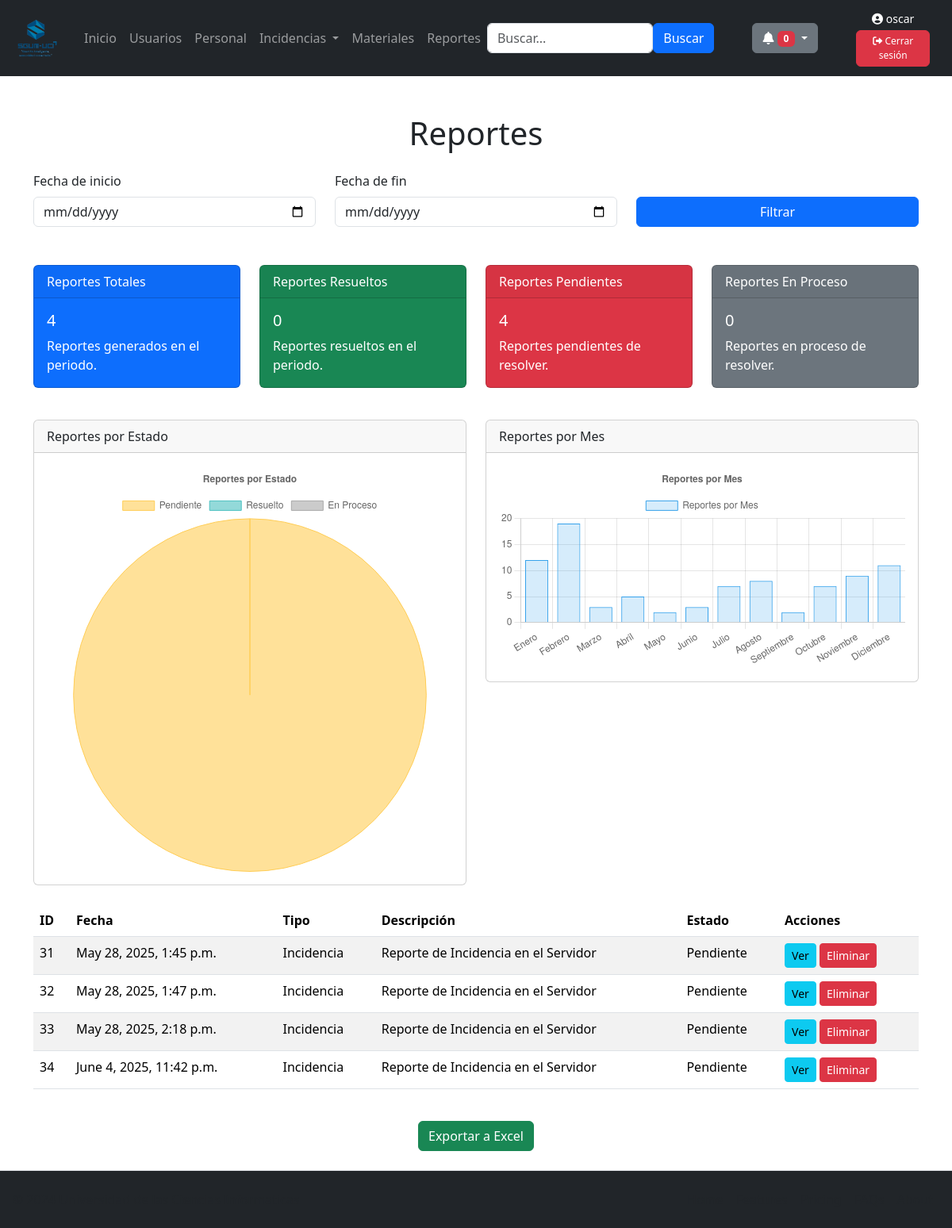
The page /reportes/ (signed in) on the database its author committed.
### usuarios/models.py (models this page shows)
class Reporte(models.Model):
    fecha = models.DateTimeField()
    descripcion = models.TextField()
    estado = models.CharField(max_length=50,blank=True)
    reporte_incidencia = models.ForeignKey(Incidencia,on_delete=models.CASCADE,null=True, blank=True)
    reporte_material = models.ForeignKey(Material,on_delete=models.CASCADE,null=True, blank=True)
    @property
    def tipo(self):
        if self.reporte_incidencia is not None:
            return "Incidencia"
        elif self.reporte_material is not None:
            return "Material"
        else:
            return "Sin tipo"

class Incidencia(models.Model):
    PRIORIDAD_CHOICES = [
        ('3', 'Alta'),
        ('2', 'Media'),
        ('1', 'Baja'),
    ]
    TIPO_CHOICES = [
        ('plomeria', 'Plomeria'),
        ('electricidad', 'Electricidad'),
        ('infraestructura', 'Infraestructura'),
        ('mantenimiento_equipos', 'Mantenimiento de Equipos'),
        ('saneamiento', 'Saneamiento'),
        ('seguridad', 'Seguridad'),
        ('jardineria', 'Jardineria'),
        ('agua_potable', 'Sistema de Agua Potable'),
        ('gas', 'Sistema de Gas'),
        ('incendios', 'Sistema de Incendios')
    ]
    ESTADO_CHOICES = [
        ('pendiente', 'Pendiente'),
        ('en_proceso', 'En Proceso'),
        ('resuelto', 'Resuelto'),
    ]
    tipo = models.CharField(max_length=50, choices=TIPO_CHOICES, default='plomeria')
    prioridad = models.CharField(max_length=10, choices=PRIORIDAD_CHOICES, default='media')
    estado = models.CharField(max_length=20, choices=ESTADO_CHOICES, default='pendiente')
    fecha = models.DateTimeField()
    ubicacion = models.CharField(max_length=100)
    descripcion = models.TextField()
    imagen = models.ImageField(upload_to='incidencias/', null=True, blank=True)
    usuario_reporte = models.ForeignKey(User, on_delete=models.CASCADE)
    tecnico_asignado = models.ForeignKey(
        'Personal',
        on_delete=models.SET_NULL,
        null=True,
        blank=True,
        related_name='incidencias_asignadas'
    )

### usuarios/views.py (the view)
# urls.py: path('reportes/',views.reportes,name="reportes"),
@grupo_requerido('almacenero','administrador')
def reportes(request):
    tableReporte = Reporte.objects.all()
    totalReportes = tableReporte.count()
    reporte_resuelto = tableReporte.filter(estado='resuelto').count()
    reporte_pendiente = tableReporte.filter(estado='pendiente').count()
    reporte_enProceso = tableReporte.filter(estado = 'en_proceso').count()
    context = {
        'tableReporte' : tableReporte,
        'totalReportes' : totalReportes,
        'reporte_resuelto' : reporte_resuelto,
        'reporte_pendiente' : reporte_pendiente,
        'reporte_enProceso' : reporte_enProceso
    }
    return render(request,'all_reportes.html',context)

### usuarios/templatetags/auth_extras.py (called while the page is built)
@register.filter(name='has_groups')
def has_groups(user, group_names):
    return user.groups.filter(name__in=group_names.split(',')).exists()

### usuarios/views.py (called while the page is built)
def grupo_requerido(*nombres_grupos):
    def decorator(view_func):
        @wraps(view_func)
        def wrapper(request, *args, **kwargs):
            if request.user.groups.filter(name__in=nombres_grupos).exists():
                return view_func(request, *args, **kwargs)
            return HttpResponseForbidden("No tienes permiso para acceder")
        return wrapper
    return decorator

### usuarios/templates/all_reportes.html (shortened to what this page needs)
{% extends "master.html" %}
{% load static %}
{% block content %}
<div class="container mt-5">
    <h1 class="text-center mb-4">Reportes</h1>
    <form id="registroForm" method="post"  class="needs-validation" novalidate>
    <div class="row mb-5 align-items-start">
        <div class="col-md-4">
            <label for="fechaInicio" class="form-label">Fecha de inicio</label>
            <input type="date" class="form-control" id="fechaInicio" required>
        </div>
        <div class="col-md-4">
            <label for="fechaFin" class="form-label">Fecha de fin</label>
            <input type="date" class="form-control" id="fechaFin" required>
        </div>
        <div class="col-md-4 mt-auto">
            <button type="submit" class="btn btn-primary w-100">Filtrar</button>
        </div>
    </div>
    </form>
    <div class="row mb-4">
        <div class="col-md-3">
            <div class="card text-white bg-primary mb-3">
                <div class="card-header">Reportes Totales</div>
                <div class="card-body">
                    <h5 class="card-title">{{totalReportes}}</h5>
                    <p class="card-text">Reportes generados en el periodo.</p>
                </div>
            </div>
        </div>
        <div class="col-md-3">
            <div class="card text-white bg-success mb-3">
                <div class="card-header">Reportes Resueltos</div>
                <div class="card-body">
                    <h5 class="card-title">{{reporte_resuelto}}</h5>
                    <p class="card-text">Reportes resueltos en el periodo.</p>
                </div>
            </div>
        </div>
        <div class="col-md-3">
            <div class="card text-white bg-danger mb-3">
                <div class="card-header">Reportes Pendientes</div>
                <div class="card-body">
                    <h5 class="card-title">{{reporte_pendiente}}</h5>
                    <p class="card-text">Reportes pendientes de resolver.</p>
                </div>
            </div>
        </div>
        <div class="col-md-3">
            <div class="card text-white bg-secondary mb-3">
                <div class="card-header">Reportes En Proceso</div>
                <div class="card-body">
                    <h5 class="card-title">{{reporte_enProceso}}</h5>
                    <p class="card-text">Reportes en proceso de resolver.</p>
                </div>
            </div>
        </div>
    </div>
    <div class="row mb-4">
        <div class="col-md-6">
            <div class="card">
                <div class="card-header">Reportes por Estado</div>
                <div class="card-body">
                    <canvas id="estadoChart" width="400" height="200"></canvas>
                </div>
            </div>
        </div>
        <div class="col-md-6">
            <div class="card">
                <div class="card-header">Reportes por Mes</div>
                <div class="card-body">
                    <canvas id="mesChart" width="400" height="200"></canvas>
                </div>
            </div>
        </div>
    </div>
    <div class="table-responsive">
        <table class="table table-striped">
            <thead>
                <tr>
                    <th>ID</th>
                    <th>Fecha</th>
                    <th>Tipo</th>
                    <th>Descripción</th>
                    <th>Estado</th>
                    <th>Acciones</th>
                </tr>
            </thead>
            <tbody>
                {% for x in tableReporte %}
                <tr>
                    <td>{{x.id}}</td>
                    <td>{{x.fecha}}</td>
                    <td>{{x.tipo}}</td>
                    <td>{{x.descripcion}}</td>
                    <td>{{x.reporte_incidencia.get_estado_display}}</td>
                    <td>
                        <button class="btn btn-sm btn-info">Ver</button>
                        <button class="btn btn-sm btn-danger">Eliminar</button>
                    </td>
                </tr>
                {%endfor%}
            </tbody>
        </table>
    </div>
    <div class="text-center mt-4">
        <button class="btn btn-success">Exportar a Excel</button>
    </div>
</div>
<script>
    // Gráfico de Reportes por Estado
    var ctxEstado = document.getElementById('estadoChart').getContext('2d');
    var estadoChart = new Chart(ctxEstado, {
        type: 'pie', // Tipo de gráfico (puede ser 'pie', 'doughnut', etc.)
        data: {
            labels: ['Pendiente', 'Resuelto', 'En Proceso'], // Etiquetas para cada estado
            datasets: [{
                label: 'Reportes por Estado',
                data: [{{reporte_pendiente}}, {{reporte_resuelto}}, {{reporte_enProceso}}], // Datos dinámicos (ejemplo: 30 pendientes, 120 resueltos, 50 en proceso)
                backgroundColor: [
                    'rgba(255, 205, 86, 0.6)', // Amarillo para Pendiente
                    'rgba(75, 192, 192, 0.6)', // Verde para Resuelto
                    'rgba(169, 169, 169, 0.6)' // Gris para En Proceso
                ],
                borderColor: [
                    'rgba(255, 205, 86, 1)', // Borde amarillo
                    'rgba(75, 192, 192, 1)', // Borde verde
                    'rgba(169, 169, 169, 1)' // Borde gris
                ],
                borderWidth: 1 // Ancho del borde
            }]
        },
        options: {
            responsive: true, // Hace que el gráfico sea responsive
            plugins: {
                legend: {
                    position: 'top', // Posición de la leyenda
                },
                title: {
                    display: true,
                    text: 'Reportes por Estado' // Título del gráfico
                }
            }
        }
    });
    // Gráfico de Reportes por Mes
    var ctxMes = document.getElementById('mesChart').getContext('2d');
    var mesChart = new Chart(ctxMes, {
        type: 'bar',
        data: {
            labels: ['Enero', 'Febrero', 'Marzo', 'Abril', 'Mayo', 'Junio', 'Julio','Agosto','Septiembre','Octubre','Noviembre','Diciembre'],
            datasets: [{
                label: 'Reportes por Mes',
                data: [12, 19, 3, 5, 2, 3, 7,8,2,7,9,11],
                backgroundColor: 'rgba(54, 162, 235, 0.2)',
                borderColor: 'rgba(54, 162, 235, 1)',
                borderWidth: 1
            }]
        },
        options: {
            responsive: true,
            plugins: {
                legend: {
                    position: 'top',
                },
                title: {
                    display: true,
                    text: 'Reportes por Mes'
                }
            }
        }
    });
</script>
{% endblock %}

### usuarios/templates/navbar.html (shortened to what this page needs)
{% load static %}
{% load auth_extras %}
<link href="https://cdnjs.cloudflare.com/ajax/libs/font-awesome/6.0.0-beta3/css/all.min.css" rel="stylesheet">
<nav class="navbar navbar-expand-sm navbar-dark bg-dark">
    <div class="container-fluid">
        <a class="navbar-brand" href="#">
            <img src="{% static '../static/logoSGUM.png' %}" alt="Avatar Logo" style="width:70px;">
        </a>
        <div class="collapse navbar-collapse" id="mynavbar">
            <ul class="navbar-nav me-auto">
                <li class="nav-item">
                    <a class="nav-link" href="/main">Inicio</a>
                </li>
                {% if request.user|has_groups:"administrador" %}
                <li class="nav-item">
                    <a class="nav-link" href="/usuarios">Usuarios</a>
                </li>
                {%endif%}
                {% if request.user|has_groups:"administrador" %}
                <li class="nav-item">
                    <a class="nav-link" href="/personal">Personal</a>
                </li>
                {%endif%}
                <li class="nav-item dropdown">
                    <button type="button" class="btn nav-link dropdown-toggle" data-bs-toggle="dropdown">
                        Incidencias
                    </button>
                </li>
                {% if request.user|has_groups:"almacenero,administrador" %}
                <li class="nav-item">
                    <a class="nav-link" href="/materiales">Materiales</a>
                </li>
                {%endif%}
                {% if request.user|has_groups:"almacenero,administrador" %}
                <li class="nav-item">
                    <a class="nav-link" href="/reportes">Reportes</a>
                </li>
                {%endif%}
            </ul>
            <form class="d-flex" method="get">
                <input type="text" name="q" class="form-control" placeholder="Buscar..." value="{{ request.GET.q }}">
                <button class="btn btn-primary" type="submit">Buscar</button>
            </form>
            <div class="dropdown px-5">
                <button class="btn btn-secondary dropdown-toggle" type="button" id="dropdownMenuButton"
                    data-bs-toggle="dropdown" aria-expanded="false">
                    <i class="fas fa-bell"></i>
                    <span class="badge bg-danger" id="notificationCount">0</span>
                </button>
            </div>
            {% if user.is_authenticated %}
    <div class="me-3 d-flex flex-column align-items-center text-white">
        <small><i class="fas fa-user-circle"></i> {{ user.username }}</small>
        <a href="{% url 'logout' %}"
           class="btn btn-danger btn-xs mt-1"
           style="font-size: 0.75rem; padding: 0.25rem 0.5rem;">
            <i class="fas fa-sign-out-alt"></i> Cerrar sesión
        </a>
    </div>
{% else %}
    <a href="{% url 'login' %}"
       class="btn btn-success btn-sm me-3"
       style="font-size: 0.8rem; padding: 0.3rem 0.6rem;">
        <i class="fas fa-sign-in-alt"></i> Iniciar
    </a>
{% endif %}
        </div>
    </div>
</nav>

### rows shown on the page
Reporte: id "31", fecha "May 28, 2025, 1:45 p.m.", tipo "Incidencia", descripcion "Reporte de Incidencia en el Servidor", reporte_incidencia.estado "Pendiente"
Reporte: id "32", fecha "May 28, 2025, 1:47 p.m.", tipo "Incidencia", descripcion "Reporte de Incidencia en el Servidor", reporte_incidencia.estado "Pendiente"
Reporte: id "33", fecha "May 28, 2025, 2:18 p.m.", tipo "Incidencia", descripcion "Reporte de Incidencia en el Servidor", reporte_incidencia.estado "Pendiente"
Reporte: id "34", fecha "June 4, 2025, 11:42 p.m.", tipo "Incidencia", descripcion "Reporte de Incidencia en el Servidor", reporte_incidencia.estado "Pendiente"

### other values the page prints
{{ user.username }} "oscar"
{{ totalReportes }} "4"
{{ reporte_resuelto }} "0"
{{ reporte_pendiente }} "4"
{{ reporte_enProceso }} "0"
chart data {{ reporte_resuelto }} 0
chart data {{ reporte_enProceso }} 0
